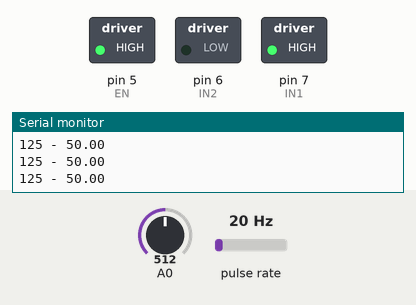
Simulated run of this sketch. Board: Arduino Uno, built with avr-gcc and run on an emulated ATmega328P. On the bench: switched loads named in the sketch (green lamp = pin HIGH), the last lines printed to the serial monitor. Wiring (inferred from the names in the program): pulse sensor: data pin 2. The test bench sets the inputs (shaded band); at power-on: pulse rate 20 Hz, A0 = 512.

Above: at 1.2 s.
1.3 s: pulse rate (sensor on pin 2) set to 100 Hz
3.7 s: pulse rate (sensor on pin 2) set to 4 Hz
At 6.5 s:
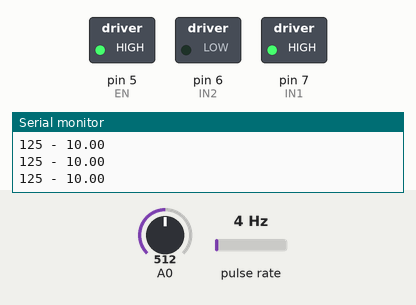
6.7 s: pulse rate (sensor on pin 2) set to 150 Hz
At 7.13 s:
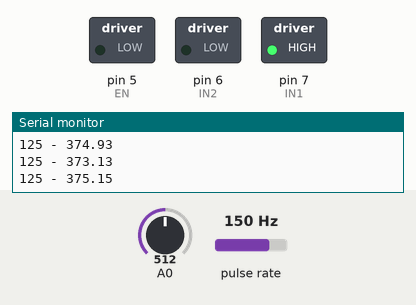
Timing chart, 0 to 9.7 s (numbered marks = the images above; inputs shaded):
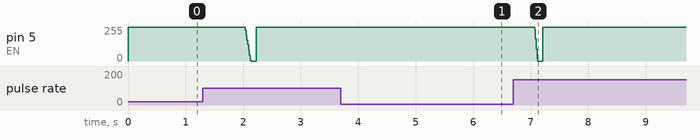

Measured:
- after the input at 3.7 s, pin 5 (EN): 255/255 → 252/255 after 2.0 s, → 255/255 0.01 s later
- after the input at 6.7 s, pin 5 (EN): 255/255 → 0/255 after 0.37 s, → 255/255 0.15 s later

The sketch:

PID.ino
```cpp
/* In the name of Allah */

// Define some IO pins
#define IN1 7
#define IN2 6
#define EN  5
#define SENSOR 2

// Sensor variables
uint32_t pre_time = 0;
float velocity = 0.0;

// PI controller variables
float Kp = 2.0;
float Ki = 0.3;
int error = 0;
float P_term = 0.0;
float I_term = 0.0;
uint32_t int_error = 0;
float controller_out = 0.0;

void setup() {
  // Srart a serial connection
  Serial.begin(9600);
  Serial.println("Hello!");

  // Define control pins as output
  pinMode(IN1, OUTPUT);
  pinMode(IN2, OUTPUT);
  pinMode(EN, OUTPUT);

  // Define encoder pin as input (interrupt enabled)
  pinMode(SENSOR, INPUT);
  attachInterrupt(digitalPinToInterrupt(SENSOR), edge_found, RISING);

  // Assign value to control pins
  digitalWrite(IN1, HIGH);
  digitalWrite(IN2, LOW);
}

void loop() {
  // Reading set point using ADC
  uint16_t raw_input = 0;
  raw_input = analogRead(A0);
  int set_point = map(raw_input, 0, 1023, 0, 250);

  // Print set point and current velocity
  Serial.print(set_point);
  Serial.print(" - ");
  Serial.println(velocity);

  // Error calculation
  error = set_point - velocity;

  // Proportional term calculation
  P_term = error * Kp;
  // Integrator term calculation
  int_error = int_error + error;
  I_term = int_error * Ki;

  // Output calculaion
  controller_out = P_term + I_term;

  // Saturation
  if(controller_out >= 255)
    controller_out = 255;
  if(controller_out <= 0)
    controller_out = 0;

  // Assign output value to PWM and motor
  analogWrite(EN, (int)controller_out);

  // Timing
  delay(1);
}

// Interrupt routin function
void edge_found(void){
  uint32_t current_time = 0;
  uint32_t duration = 0;
  current_time = micros();
  duration = current_time - pre_time;
  pre_time = current_time;
  velocity = 60000000/((float)(24*duration)); // RPM = 60 / (PulsPerRevoloution * PulseDuration);
}
```
